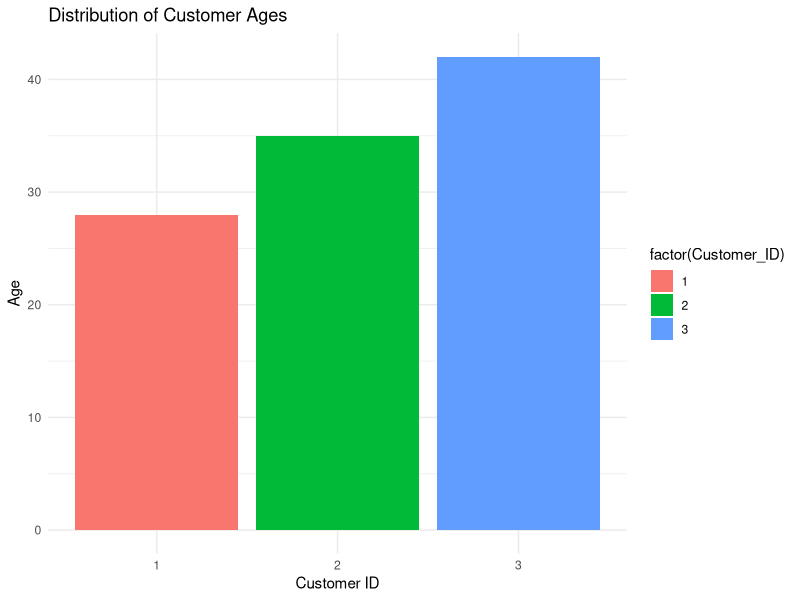
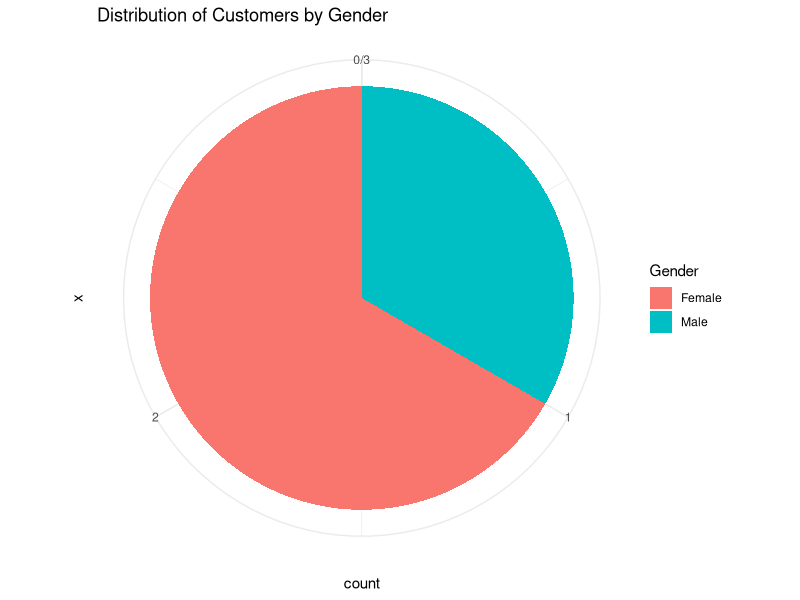

The R script that drew these images, in order:
# Install and load required libraries
install.packages("ggplot2")
install.packages("dplyr")
library(ggplot2)
library(dplyr)

# Sample data
customer_data <- data.frame(
  Customer_ID = c(1, 2, 3),
  Age = c(28, 35, 42),
  Gender = c("Female", "Male", "Female"),
  Income = c(50000, 60000, 75000)
)

# Create a bar chart for customer ages
age_bar_chart <- ggplot(customer_data, aes(x = factor(Customer_ID), y = Age, fill = factor(Customer_ID))) +
  geom_bar(stat = "identity") +
  labs(title = "Distribution of Customer Ages",
       x = "Customer ID",
       y = "Age") +
  theme_minimal()
print(age_bar_chart)
# Create a pie chart for the distribution of customers by gender
gender_pie_chart <- ggplot(customer_data, aes(x = "", fill = Gender)) +
  geom_bar(width = 1, stat = "count") +
  coord_polar("y") +
  labs(title = "Distribution of Customers by Gender",
       fill = "Gender") +
  theme_minimal()
print(gender_pie_chart)
# Create a table for demographic information
demographic_table <- customer_data %>%
  select(Customer_ID, Age, Gender, Income) %>%
  rename("Customer ID" = Customer_ID,
         "Income (in $)" = Income)
print(demographic_table)
